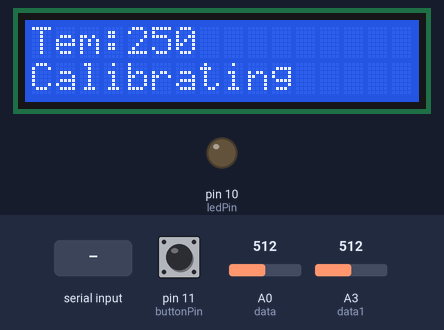
Recording of a sketch running on a simulated Arduino Uno, built with avr-gcc and run on an emulated ATmega328P. On the bench: 16×2 character LCD, output pins drawn as LEDs (lit = HIGH). The inputs (shaded band) are chosen by the test bench; at power-on: A0 (data) = 512, A3 (data1) = 512, pin 11 (buttonPin) LOW. What the sketch prints to the serial monitor is not drawn.

Above: at 2.2 s.
2.3 s: byte 1 (1) received over Serial
At 13.7 s:
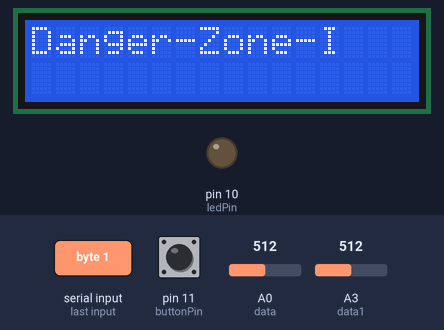
14.7 s: A0 (data) set to 900
27.1 s: byte 2 (2) received over Serial
At 28.6 s:
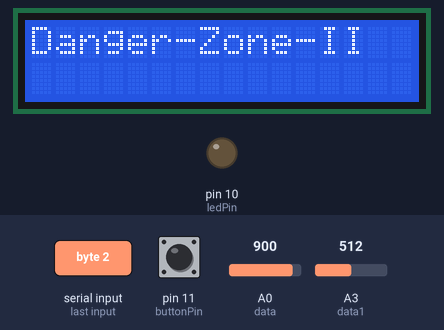
37.7 s: byte 0 (0) received over Serial
At 42.1 s:
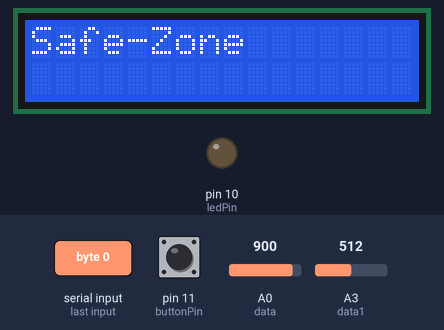
44.7 s: A3 (data1) set to 716
At 50.5 s:
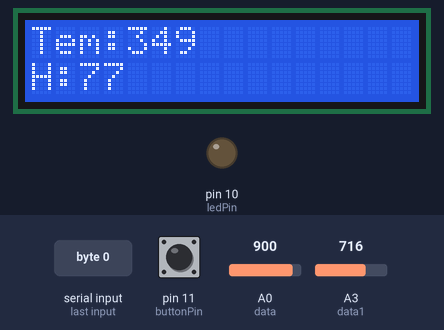
56.7 s: A0 (data) set to 1023
At 63.7 s:
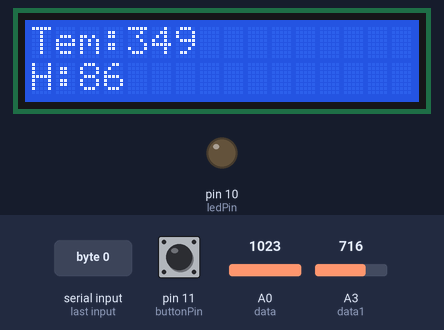
Timing chart, 0 to 65.2 s (numbered marks = the images above; inputs shaded):
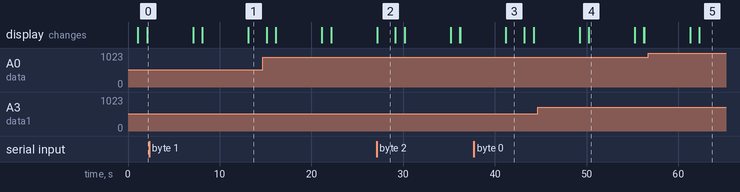

The sketch:

sendar.ino
```cpp
#include <LiquidCrystal.h>
#include <SoftwareSerial.h>
LiquidCrystal lcd(9, 8, 5, 4, 3, 2);
int data=A0;
int data1=A3;
const int buttonPin = 11;     // the number of the pushbutton pin
const int ledPin =  10;      // the number of the LED pin
int buttonState = 0;
int count=0;
unsigned int temp;
int d[3];
char indata[32];
char inchar=-1;
byte index = 0;
double alpha = 0.75;

void setup()
{
  Serial.begin(9600);
  lcd.begin(16, 2);
  pinMode(data,INPUT);
  pinMode(data1,INPUT);
  pinMode(ledPin, OUTPUT);
  pinMode(buttonPin, INPUT);
  lcd.setCursor(0, 0);
  lcd.print("Place The Finger");
  delay(1000);
  lcd.clear();
}
void loop()
{
  String s;
  lcd.setCursor(0,0);
  lcd.print("Calculating");
  delay(1000);
  digitalWrite(ledPin, HIGH);
  buttonState = digitalRead(buttonPin);
  if (buttonState == HIGH)
  {
    d[0]=1;
    digitalWrite(ledPin, HIGH);
  }
  else
  {
    d[0]=0;
    lcd.clear();
    lcd.print("GAS DETECTED");
    digitalWrite(ledPin, LOW);
  }
  int sensorValue = 0;
  sensorValue = analogRead(data1);
  delay(10);
  float mv = (sensorValue/1024.0)*500;
  d[1]=(int)mv;
  lcd.clear();
  lcd.setCursor(0, 0);
  lcd.print("Tem:");
  lcd.print(d[1]);
  /*temp=millis();
  while(millis()<(temp+10000))
  {
    if(analogRead(A0)<100)
    {
      count=count+1;
      while(analogRead(data)<100);
    }
  }
  lcd.setCursor(0,1);
  lcd.print("H:");
  lcd.print(count);*/
    lcd.setCursor(0,1);
    static double oldValue = 0;
    static double oldChange = 0;
    int rawValue = analogRead (data);
    double value = alpha * oldValue + (1 - alpha) * rawValue;
    if((int)(value/10)>60)
     {
      d[2]=(int)value/10;
      lcd.print("H:");
      lcd.print(d[2]);
      for(int i=0;i<3;i++)
      {
        if(i==0 || i==1)
         {s.concat(d[i]);s.concat(",");}
        else
         {s.concat(d[i]);s.concat(",");}
      }
      Serial.println(s);
      }
      else
      {
        lcd.print("Calibrating");
      }
      oldValue = value;
      delay (5000);
      //delay(3000);
      lcd.clear();
 // count=0;
  if(Serial.available())
  {
    int z = Serial.read();
    if(z==0){lcd.print("Safe-Zone");delay(2000);}
    if(z==1){lcd.print("Danger-Zone-I");delay(2000);}
    if(z==2){lcd.print("Danger-Zone-II");delay(2000);}
  }
}
```

Measured:
- after the input at 2.3 s, the display: first differs from a run without the input after 10.8 s (image 1)
- after the input at 27.1 s, the display: changes after 0.06 s (image 2)
- after the input at 37.7 s, the display: changes after 3.5 s (image 3)
- what the display in image 2 shows lasts 2.0 s, from 27.2 s to 29.2 s
- what the display in image 4 shows lasts 5.0 s, from 50.3 s to 55.3 s
